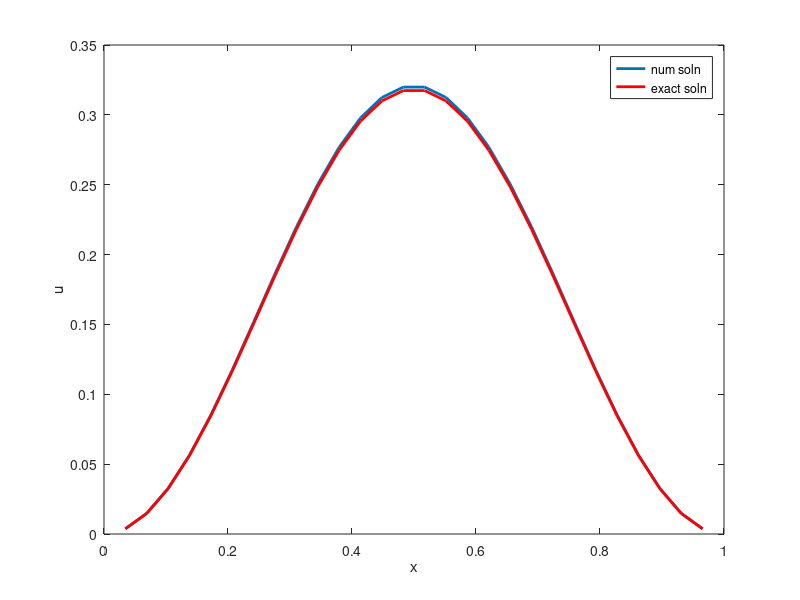

Here is the MATLAB script that generated this plot:
%% Different BVP u_x = f
% We use a consistent "centered scheme",
% but something goes wrong depending on if I take odd/even number
% of points...

h = 1/29

x = (0+h:h:1-h)';  % note endpts left out

N = length(x)

e = ones(N,1);
Dx = spdiags([-e  0*e  e], [-1 0 1], N, N);
Dx = Dx/(2*h);

f = sin(2*pi*x);
uexact = -1/(2*pi)*cos(2*pi*x) + 1/(2*pi);
u = Dx \ f;


err = max(abs(u - uexact))

lw = 'linewidth';
figure(1); clf;
plot(x, u, lw, 2);
hold on;
plot(x, uexact, 'r-', lw, 2);
xlabel('x'); ylabel('u')
legend('num soln', 'exact soln')
